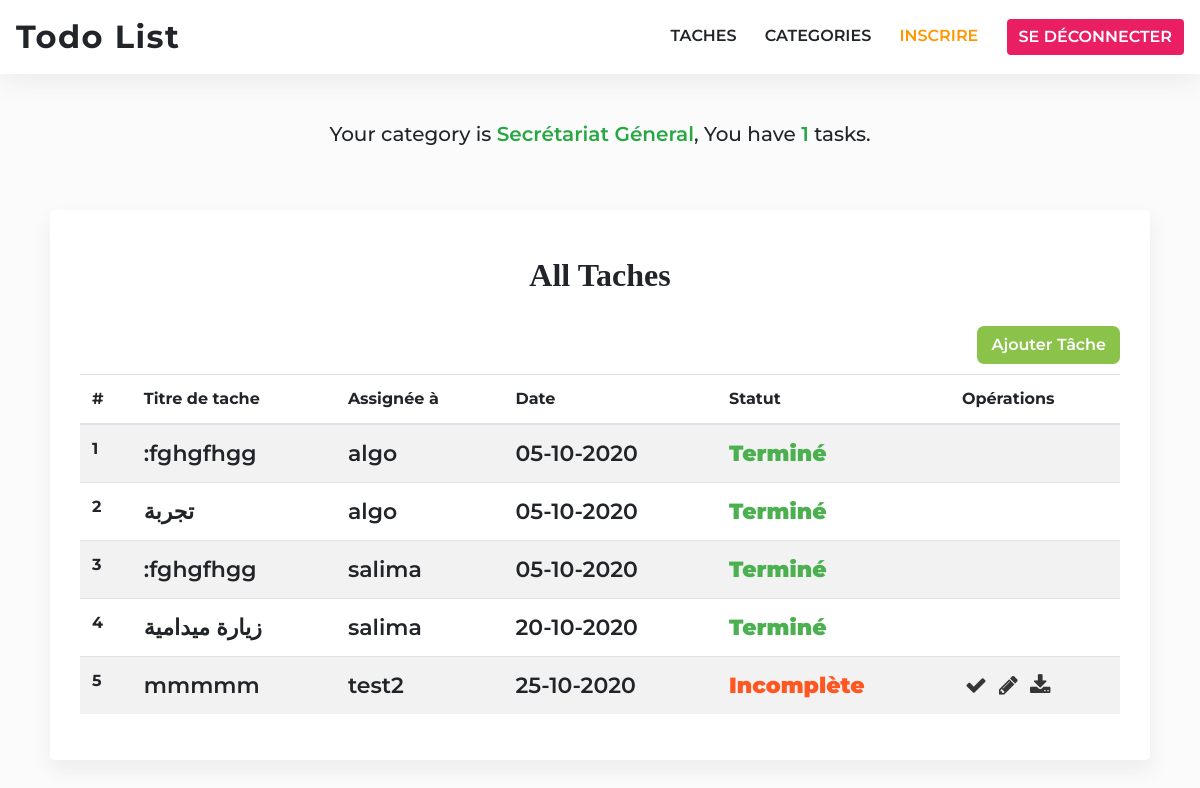
The page /tasks (signed in) on the database its author committed.
### app/models/Model.py (models this page shows, shortened)
class Category(db.Model):
    id = db.Column(db.Integer, primary_key=True)
    title = db.Column(db.String(100), nullable=False)
    users = db.relationship('User', backref='category', lazy="dynamic")

class Task(db.Model):
    id = db.Column(db.Integer, primary_key=True)
    title = db.Column(db.String(100), nullable=False)
    description = db.Column(db.Text, nullable=False)
    complete = db.Column(db.Boolean, nullable=False,default=False)
    date = db.Column(db.DateTime, nullable=False, default=datetime.utcnow)
    image = db.Column(db.Text)
    user_id = db.Column(db.Integer, db.ForeignKey('user.id'), nullable=False)

class User(db.Model, UserMixin):
    id = db.Column(db.Integer, autoincrement=True, primary_key=True)
    email = db.Column(db.String(255), unique=True)
    username = db.Column(db.String(255))
    password = db.Column(db.String(255))
    access = db.Column(db.Integer,default=1)
    tasks = db.relationship('Task', backref='user', lazy="dynamic")
    category_id = db.Column(db.Integer, db.ForeignKey('category.id'), nullable=False)
    def is_admin(self):
        return self.access == ACCESS['admin']

### app/views/task.py (the view)
@task.route('/tasks')
@login_required
def tasks():
    title = "Taches"
    category = Category.query.filter_by(id=current_user.category_id).first()
    users = category.users.all()
    if current_user.is_admin():
      tasks = Task.query.order_by(Task.date.asc()).all()
    else:
      tasks = []
      for user in users:
        for task in user.tasks.order_by(Task.date.asc()).all():
          tasks.append(task)
    return render_template('tasks/index.html',title=title, tasks=tasks)

### app/templates/tasks/index.html (shortened to what this page needs)
{% extends "base.html" %} {% block title %}{{ title }}{% endblock %} {% block
content %}
<div class="container all-tasks col-md-11">
  <table class="table table-striped">
    <div>
      <h2>All Taches</h2>
    </div>
    <a class="add-category-btn" href="{{ url_for('task.new_task') }}">Ajouter tâche</a>
    <thead>
      <tr>
        <th scope="col">#</th>
        <th scope="col">Titre de tache</th>
        <th scope="col">Assignée à</th>
        <th scope="col">Date</th>
        <th scope="col">Statut</th>
        <th scope="col">Opérations</th>
      </tr>
    </thead>
    {% if tasks|length <= 0 %}
    <tbody>
      <tr>
        <td colspan="5" class="no-tasks">Il n'y a pas encore des tâches.</td>
      </tr>
    </tbody>
    {% else %}
    <tbody>
      {% for task in tasks %}
      <tr>
        <th scope="row">{{ loop.index }}</th>
        <td class="show-todo-title">{{ task.title }}</td>
        <td>{{ task.user.username }}</td>
        <td>
          {{ task.date.strftime('%d-%m-%Y') }}
        </td>
        <td>
          {% if task.complete %}
          <span class="task-completed">Terminé</span>
          {% else %}
          <span class="task-uncompleted">Incomplète</span>
          {% endif %}
        </td>
        <td class="crud-operations">
          {% if current_user.id == task.user.id or current_user.is_admin() %}
          <a href="{{ url_for('task.complete', id=task.id) }}">
            <i class="fa fa-check" aria-hidden="true"></i>
          </a>
          <a href="{{ url_for('task.edit_task', id=task.id) }}">
            <i class="fa fa-pencil" aria-hidden="true"></i>
          </a>
          <a href="{{ url_for('task.download', id=task.id) }}" target="_blank">
            <i class="fa fa-download" aria-hidden="true"></i>
          </a>
          {% endif %}
        </td>
      </tr>
      {% endfor %}
    </tbody>
    {% endif %}
  </table>
</div>
{% endblock %}

### app/templates/base.html (shortened to what this page needs)
<!DOCTYPE html>
<html lang="en">
  <head>
    {% block head %}
    <link
      rel="stylesheet"
      href="{{ url_for('static', filename= 'css/font-awesome.min.css') }}"
    />
    <link
      rel="stylesheet"
      href="{{ url_for('static', filename= 'css/bootstrap.min.css') }}"
    />
    <link
      rel="stylesheet"
      href="{{ url_for('static', filename= 'css/bootstrap-datepicker3.min.css') }}"
    />
    <link
      rel="stylesheet"
      href="{{ url_for('static', filename= 'css/normalize.css') }}"
    />
    <link
      rel="stylesheet"
      href="{{ url_for('static', filename= 'css/beauty.css') }}"
    />
    {% endblock %}
  </head>
  <body>
    <nav class="navbar navbar-expand-lg navbar-light bg-light">
      <a class="navbar-brand" href="{{ url_for('home.index') }}">Todo List</a>
      {% if current_user.is_authenticated %}
      <div class="ml-auto navbar-right-links">
        <a class="ml-4" href="{{ url_for('task.tasks') }}">Taches</a>
        <a class="ml-4" href="{{ url_for('category.categories') }}">Categories</a>
        <a
          href="{{ url_for('auth.register') }}"
          class="ml-4 btn__register"
          >inscrire</a
        >
        <a href="{{ url_for('auth.logout') }}" class="btn btn-danger ml-4"
          >Se déconnecter</a
        >
      </div>
      {% endif %}
    </nav>
    {% if current_user.is_authenticated %}
    <div class="mt-5 text-center">
      <h5>Your category is <span>{{ current_user.category.title }}</span>, You have <span>{{ current_user.tasks.all()|length }}</span> tasks.
      </h5>
    </div>
    {% endif %}
    {% block content %} {% endblock %}
  </body>
</html>

### app/static/css/beauty.css (style rules this page uses)
* { font-family: "Montserrat", sans-serif; box-sizing: border-box; }
body { padding-bottom: 4rem; background: #fbfbfb; }
h1, h2, h4, p { font-family: "Arvo", serif; }
h5 > span { font-weight: 600; color: #28a745; }
.navbar { background: white !important; box-shadow: 1px 6px 28px #eaeaea; }
.navbar-light .navbar-brand { font-size: 2rem; font-weight: 700; color: #212529; letter-spacing: 1.5px; }
.btn__register { color: #ff9800 !important; }
.navbar-right-links a { text-decoration: none; color: #212529; font-weight: 600; text-transform: uppercase; transition: 0.3s all; }
.navbar-right-links .btn { color: white; background: #e91e63; border: none; }
.all-tasks { margin-top: 4rem; background: #fff; padding: 30px; box-shadow: 1px 10px 20px #ececec; border-radius: 5px; }
.all-tasks h2 { text-align: center; font-weight: 900; font-size: 2rem; margin: 1rem 0 2rem; color: #212529; text-transform: capitalize; }
.all-tasks table tbody tr .crud-operations a { text-decoration: none; margin: 0 3px; color: #353535; transition: 0.3s all ease-in-out; }
.all-tasks table tbody tr td { font-weight: 600; font-size: 22px; text-align: left; }
.all-tasks table tbody tr .show-todo-title { max-width: 120px; overflow-wrap: break-word; }
.all-tasks table tbody tr td > span { font-weight: 900; }
.all-tasks table tbody tr td > .task-completed { color: #4caf50; }
.all-tasks table tbody tr td > .task-uncompleted { color: #ff5722; }
.add-category-btn { float: right; margin-bottom: 10px; background: #8bc34a; padding: 7px 14px; color: white; font-weight: 600; text-transform: capitalize; border-radius: 7px; text-decoration: none; transition: .3s all ease-in-out; }

### rows shown on the page
Category: category "Secrétariat Géneral"
Task: title ":fghgfhgg", user.username "algo", date "05-10-2020", complete "Terminé"
Task: title "تجربة", user.username "algo", date "05-10-2020", complete "Terminé"
Task: title ":fghgfhgg", user.username "salima", date "05-10-2020", complete "Terminé"
Task: title "زيارة ميدامية", user.username "salima", date "20-10-2020", complete "Terminé"
Task: title "mmmmm", user.username "test2", date "25-10-2020", complete "Incomplète"

### other values the page prints
{{ current_user.tasks.all()|length }} "1"
